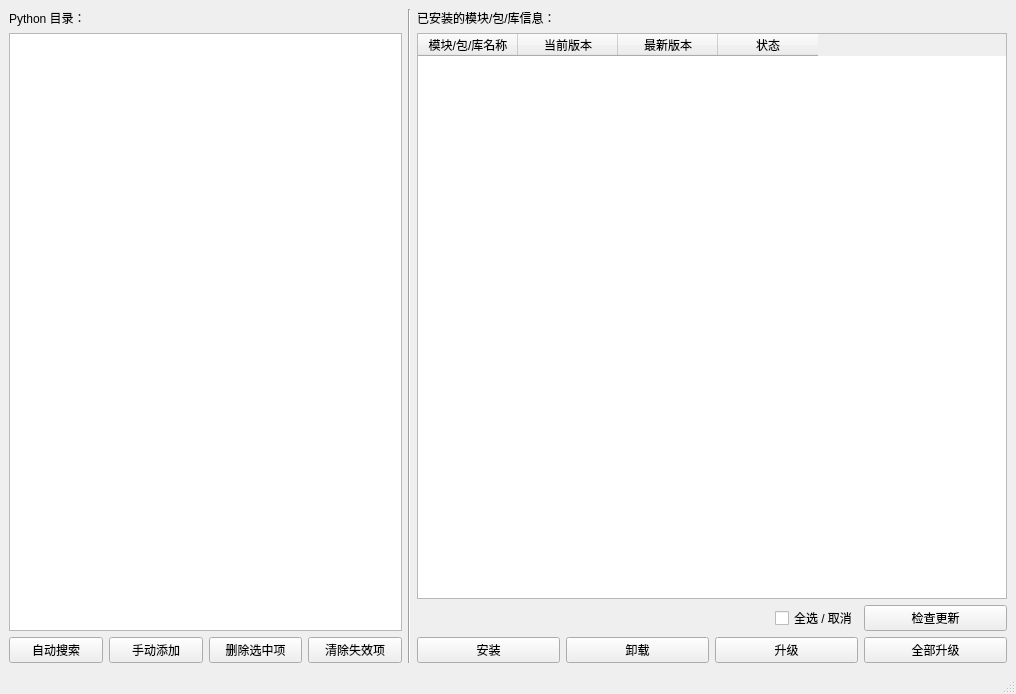
<?xml version="1.0" encoding="UTF-8"?>
<ui version="4.0">
 <class>PkgMgr</class>
 <widget class="QMainWindow" name="PkgMgr">
  <property name="windowModality">
   <enum>Qt::ApplicationModal</enum>
  </property>
  <property name="geometry">
   <rect>
    <x>0</x>
    <y>0</y>
    <width>1016</width>
    <height>694</height>
   </rect>
  </property>
  <property name="font">
   <font>
    <family>Microsoft YaHei UI</family>
   </font>
  </property>
  <property name="windowTitle">
   <string>包管理器</string>
  </property>
  <widget class="QWidget" name="centralwidget">
   <layout class="QVBoxLayout" name="verticalLayout_3">
    <item>
     <layout class="QHBoxLayout" name="horizontalLayout_3" stretch="2,0,3">
      <item>
       <layout class="QVBoxLayout" name="verticalLayout_2">
        <item>
         <widget class="QLabel" name="lb_python_dir">
          <property name="text">
           <string>Python 目录：</string>
          </property>
         </widget>
        </item>
        <item>
         <widget class="QListWidget" name="lw_py_envs">
          <property name="contextMenuPolicy">
           <enum>Qt::NoContextMenu</enum>
          </property>
          <property name="editTriggers">
           <set>QAbstractItemView::NoEditTriggers</set>
          </property>
         </widget>
        </item>
        <item>
         <layout class="QHBoxLayout" name="horizontalLayout">
          <item>
           <widget class="QPushButton" name="btn_autosearch">
            <property name="text">
             <string>自动搜索</string>
            </property>
           </widget>
          </item>
          <item>
           <widget class="QPushButton" name="btn_addmanully">
            <property name="text">
             <string>手动添加</string>
            </property>
           </widget>
          </item>
          <item>
           <widget class="QPushButton" name="btn_delselected">
            <property name="text">
             <string>删除选中项</string>
            </property>
           </widget>
          </item>
          <item>
           <widget class="QPushButton" name="btn_clearexpired">
            <property name="text">
             <string>清除失效项</string>
            </property>
           </widget>
          </item>
         </layout>
        </item>
       </layout>
      </item>
      <item>
       <widget class="Line" name="line">
        <property name="orientation">
         <enum>Qt::Vertical</enum>
        </property>
       </widget>
      </item>
      <item>
       <layout class="QVBoxLayout" name="verticalLayout">
        <item>
         <widget class="QLabel" name="lb_installed_pkgs_info">
          <property name="text">
           <string>已安装的模块/包/库信息：</string>
          </property>
         </widget>
        </item>
        <item>
         <widget class="QTableWidget" name="tw_installed_info">
          <property name="palette">
           <palette>
            <active>
             <colorrole role="Highlight">
              <brush brushstyle="SolidPattern">
               <color alpha="255">
                <red>0</red>
                <green>170</green>
                <blue>255</blue>
               </color>
              </brush>
             </colorrole>
             <colorrole role="HighlightedText">
              <brush brushstyle="SolidPattern">
               <color alpha="255">
                <red>47</red>
                <green>47</green>
                <blue>47</blue>
               </color>
              </brush>
             </colorrole>
            </active>
            <inactive>
             <colorrole role="Highlight">
              <brush brushstyle="SolidPattern">
               <color alpha="255">
                <red>0</red>
                <green>170</green>
                <blue>255</blue>
               </color>
              </brush>
             </colorrole>
             <colorrole role="HighlightedText">
              <brush brushstyle="SolidPattern">
               <color alpha="255">
                <red>0</red>
                <green>0</green>
                <blue>0</blue>
               </color>
              </brush>
             </colorrole>
            </inactive>
            <disabled>
             <colorrole role="Highlight">
              <brush brushstyle="SolidPattern">
               <color alpha="255">
                <red>190</red>
                <green>190</green>
                <blue>190</blue>
               </color>
              </brush>
             </colorrole>
             <colorrole role="HighlightedText">
              <brush brushstyle="SolidPattern">
               <color alpha="255">
                <red>255</red>
                <green>255</green>
                <blue>255</blue>
               </color>
              </brush>
             </colorrole>
            </disabled>
           </palette>
          </property>
          <property name="contextMenuPolicy">
           <enum>Qt::NoContextMenu</enum>
          </property>
          <property name="editTriggers">
           <set>QAbstractItemView::NoEditTriggers</set>
          </property>
          <property name="selectionMode">
           <enum>QAbstractItemView::MultiSelection</enum>
          </property>
          <property name="selectionBehavior">
           <enum>QAbstractItemView::SelectRows</enum>
          </property>
          <property name="cornerButtonEnabled">
           <bool>false</bool>
          </property>
          <property name="columnCount">
           <number>4</number>
          </property>
          <attribute name="horizontalHeaderHighlightSections">
           <bool>false</bool>
          </attribute>
          <attribute name="verticalHeaderHighlightSections">
           <bool>false</bool>
          </attribute>
          <column>
           <property name="text">
            <string>模块/包/库名称</string>
           </property>
          </column>
          <column>
           <property name="text">
            <string>当前版本</string>
           </property>
          </column>
          <column>
           <property name="text">
            <string>最新版本</string>
           </property>
          </column>
          <column>
           <property name="text">
            <string>状态</string>
           </property>
          </column>
         </widget>
        </item>
        <item>
         <layout class="QGridLayout" name="glo_table_btns">
          <item row="0" column="3">
           <widget class="QPushButton" name="btn_check_for_updates">
            <property name="text">
             <string>检查更新</string>
            </property>
           </widget>
          </item>
          <item row="1" column="0">
           <widget class="QPushButton" name="btn_install_package">
            <property name="text">
             <string>安装</string>
            </property>
           </widget>
          </item>
          <item row="1" column="1">
           <widget class="QPushButton" name="btn_uninstall_package">
            <property name="text">
             <string>卸载</string>
            </property>
           </widget>
          </item>
          <item row="1" column="2">
           <widget class="QPushButton" name="btn_up_grade_package">
            <property name="text">
             <string>升级</string>
            </property>
           </widget>
          </item>
          <item row="1" column="3">
           <widget class="QPushButton" name="btn_up_grade_all">
            <property name="text">
             <string>全部升级</string>
            </property>
           </widget>
          </item>
          <item row="0" column="2">
           <layout class="QHBoxLayout" name="horizontalLayout_2">
            <item>
             <widget class="QLabel" name="label_2">
              <property name="text">
               <string/>
              </property>
             </widget>
            </item>
            <item>
             <widget class="QCheckBox" name="cb_check_uncheck_all">
              <property name="text">
               <string>全选 / 取消</string>
              </property>
             </widget>
            </item>
           </layout>
          </item>
         </layout>
        </item>
       </layout>
      </item>
     </layout>
    </item>
   </layout>
  </widget>
  <widget class="QStatusBar" name="statusbar"/>
 </widget>
 <resources/>
 <connections/>
</ui>
